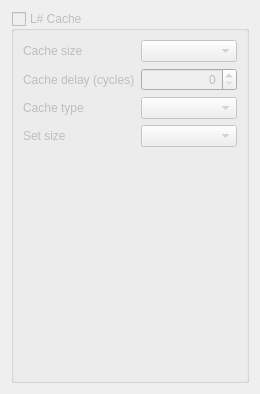
<?xml version="1.0" encoding="UTF-8"?>
<ui version="4.0">
 <class>CacheSetupWidget</class>
 <widget class="QWidget" name="CacheSetupWidget">
  <property name="geometry">
   <rect>
    <x>0</x>
    <y>0</y>
    <width>260</width>
    <height>394</height>
   </rect>
  </property>
  <property name="sizePolicy">
   <sizepolicy hsizetype="Preferred" vsizetype="Preferred">
    <horstretch>0</horstretch>
    <verstretch>0</verstretch>
   </sizepolicy>
  </property>
  <property name="minimumSize">
   <size>
    <width>260</width>
    <height>0</height>
   </size>
  </property>
  <property name="windowTitle">
   <string>Form</string>
  </property>
  <layout class="QGridLayout" name="gridLayout">
   <item row="1" column="0">
    <widget class="QGroupBox" name="groupbox">
     <property name="enabled">
      <bool>false</bool>
     </property>
     <property name="title">
      <string>L# Cache</string>
     </property>
     <property name="checkable">
      <bool>true</bool>
     </property>
     <property name="checked">
      <bool>false</bool>
     </property>
     <layout class="QGridLayout" name="gridLayout_2">
      <item row="0" column="0">
       <layout class="QVBoxLayout" name="verticalLayout">
        <item>
         <layout class="QGridLayout" name="gridLayout_3">
          <item row="3" column="0">
           <widget class="QLabel" name="label">
            <property name="text">
             <string>Cache type</string>
            </property>
           </widget>
          </item>
          <item row="3" column="1">
           <widget class="QComboBox" name="cachetype"/>
          </item>
          <item row="2" column="0">
           <widget class="QLabel" name="label_3">
            <property name="text">
             <string>Cache delay (cycles)</string>
            </property>
           </widget>
          </item>
          <item row="1" column="0">
           <widget class="QLabel" name="label_2">
            <property name="text">
             <string>Cache size</string>
            </property>
           </widget>
          </item>
          <item row="2" column="1">
           <widget class="QSpinBox" name="cachedelay">
            <property name="alignment">
             <set>Qt::AlignRight|Qt::AlignTrailing|Qt::AlignVCenter</set>
            </property>
           </widget>
          </item>
          <item row="1" column="1">
           <widget class="QComboBox" name="cachesize">
            <property name="layoutDirection">
             <enum>Qt::LeftToRight</enum>
            </property>
           </widget>
          </item>
          <item row="4" column="0">
           <widget class="QLabel" name="label_4">
            <property name="text">
             <string>Set size</string>
            </property>
           </widget>
          </item>
          <item row="4" column="1">
           <widget class="QComboBox" name="setsize"/>
          </item>
         </layout>
        </item>
        <item>
         <widget class="QStackedWidget" name="stackedWidget">
          <widget class="QWidget" name="page_3"/>
          <widget class="QWidget" name="page_4"/>
         </widget>
        </item>
       </layout>
      </item>
     </layout>
    </widget>
   </item>
  </layout>
 </widget>
 <resources/>
 <connections/>
</ui>
